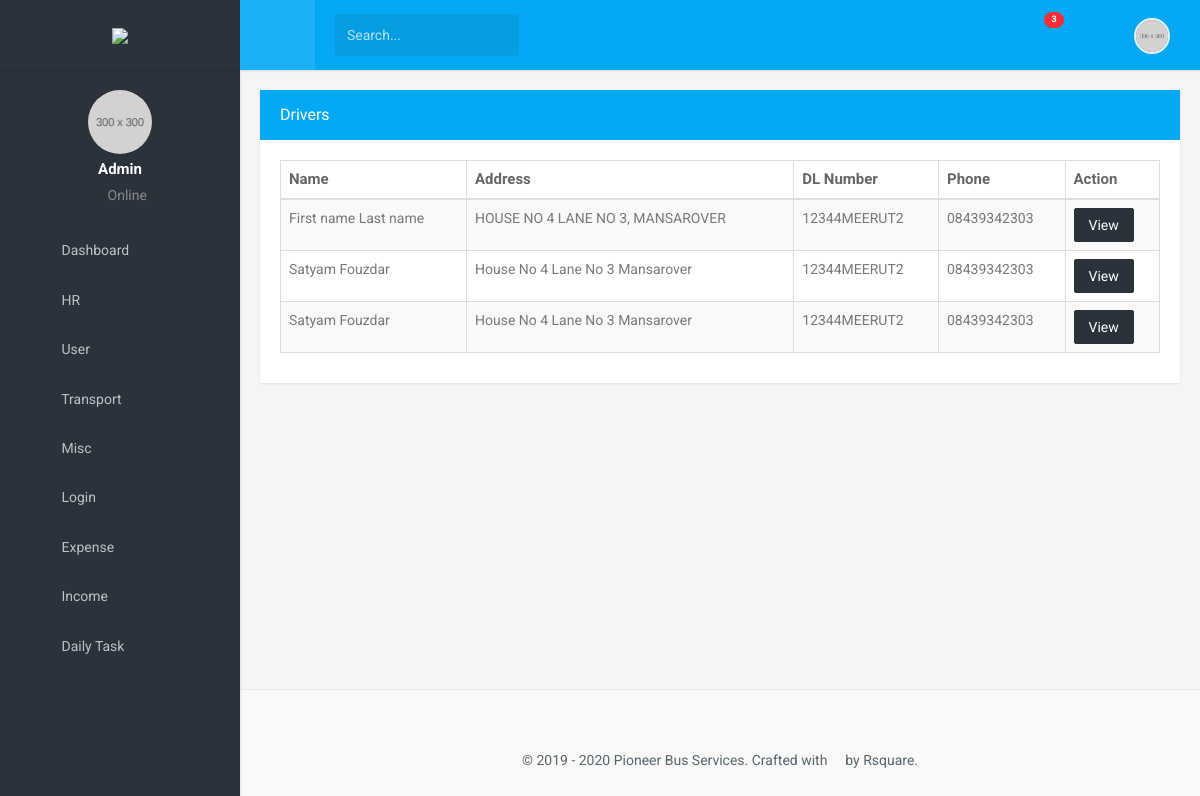
The app's page /drivers/ (signed in) with its own data.
### website/models.py (models this page shows, shortened)
class Driver(models.Model):
    user = models.OneToOneField(PBSUser, on_delete=models.CASCADE, blank=True, null=True)
    first_name = models.CharField(max_length=55)
    last_name = models.CharField(max_length=55)
    dl_no = models.CharField(max_length=20)
    dl_image = models.ImageField(upload_to='driving-licence/', blank=True)
    valid_upto = models.DateField()
    address = models.CharField(max_length=120)
    document = models.CharField(max_length=30)
    document_no = models.CharField(max_length=12)
    document_upload = models.ImageField(upload_to="documents", blank=True)
    blood_group = models.CharField(max_length=3, null=True)
    phone_regex = RegexValidator(regex=r'^\+?1?\d{9,15}$',
                                 message="Phone number must be entered in the format: '+999999999'. Up to 15 digits allowed.")
    phone_number = models.CharField(validators=[phone_regex], max_length=17)  # validators should be a list
    alternate_phone_number = models.CharField(validators=[phone_regex], max_length=17, blank=True)

### website/views.py (the view)
# urls.py: path('drivers/', views.viewdriver, name='viewdrivers'),
@login_required
def viewdriver(request):
    try:
        drivers = Driver.objects.all()
    except Driver.DoesNotExists:
        raise Http404("No Driver Model Exists")
    return render(request, 'drivers.html', {'drivers': drivers})

### templates/drivers.html
{% extends 'dashboardlayout.html' %}
{% load static %}
{% load bootstrap3 %}
{% block content %}
     <div class="row">
                            <div class="col-md-12">
                                <div class="panel panel-primary">
                                    <div class="panel-heading">
                                        <div class="row">
                                            <div class="col-md-10">
                                                <h3 class="panel-title">Drivers</h3>
                                            </div>
                                            <div class="col-md-2">
                                                <a class="headerlinks" href="{% url 'adddriver' %}" style="color:white;"><span class="mdi mdi-plus-circle-outline " style="font-size: 30px;float: right"></span></a>
                                            </div>
                                        </div>
                                    </div>
                                    <div class="panel-body">
                                        <table id="datatable-responsive" class="table table-striped table-bordered dt-responsive nowrap" cellspacing="0" width="100%">
                                            <thead>
                                                <tr>
                                                    <th>Name</th>
                                                    <th>Address</th>
                                                    <th>DL Number</th>
                                                    <th>Phone</th>
                                                    <th>Action</th>
                                                </tr>
                                            </thead>
                                            <tbody>
                                            {% for foo in drivers %}
                                                <tr>
                                                    <td>{{foo.first_name}} {{ foo.last_name }}</td>
                                                    <td>{{foo.address}}</td>
                                                    <td>{{ foo.dl_no }}</td>
                                                    <td> {{foo.phone_number}}</td>
                                                <td>
                                                     <a href="{% url 'single-driver' foo.id%}">
                                                     <button class="btn btn-dark small" type="button">View</button>
                                                          </a>
                                                 </td>
                                                </tr>
                                            {% endfor %}
                                            </tbody>
                                        </table>
                                    </div>
                                </div>
                            </div>
                        </div>
                {% endblock %}

### static/assets/css/style.css (style rules this page uses)
body { background: #f5f5f5; font-family: 'Roboto', sans-serif; margin: 0; }
html { overflow-x: hidden; position: relative; min-height: 100%; background: #f5f5f5; }
h1, h2, h3, h4, h5, h6 { color: #2a323c; font-family: 'Prompt', sans-serif; margin: 10px 0; }
h3 { line-height: 30px; }
* { outline: none !important; }
.row { margin-right: -10px; margin-left: -10px; }
.col-lg-1, .col-lg-10, .col-lg-11, .col-lg-12, .col-lg-2, .col-lg-3, .col-lg-4, .col-lg-5, .col-lg-6, .col-lg-7, .col-lg-8, .col-lg-9, .col-md-1, .col-md-10, .col-md-11, .col-md-12, .col-md-2, .col-md-3, .col-md-4, .col-md-5, .col-md-6, .col-md-7, .col-md-8, .col-md-9, .col-sm-1, .col-sm-10, .col-sm-11, .col-sm-12, .col-sm-2, .col-sm-3, .col-sm-4, .col-sm-5, .col-sm-6, .col-sm-7, .col-sm-8, .col-sm-9, .col-xs-1, .col-xs-10, .col-xs-11, .col-xs-12, .col-xs-2, .col-xs-3, .col-xs-4, .col-xs-5, .col-xs-6, .col-xs-7, .col-xs-8, .col-xs-9 { padding-left: 10px; padding-right: 10px; }
.btn { border-radius: 2px; padding: 6px 14px; }
.btn-dark { background-color: #2a323c !important; border: 1px solid #2a323c !important; color: #ffffff; }
.panel { -moz-box-shadow: 0px 1px 2px 0px rgba(0, 0, 0, 0.1); -webkit-box-shadow: 0px 1px 2px 0px rgba(0, 0, 0, 0.1); border-radius: 0px; border: none; box-shadow: 0px 1px 2px 0px rgba(0, 0, 0, 0.1); margin-bottom: 20px; }
.panel .panel-body { padding: 20px; }
.panel-heading { border-radius: 0; border: none !important; padding: 10px 20px; }
.panel-title { margin-bottom: 0; margin-top: 0; font-family: 'Prompt', sans-serif; }
.panel-primary > .panel-heading { background-color: #03a9f4; }
.table { margin-bottom: 10px; }
tbody { color: #797979; }
th { color: #666666; font-size: 15px; }

### records on screen
Driver: first_name "First name", last_name "Last name", address "HOUSE NO 4 LANE NO 3, MANSAROVER", dl_no "12344MEERUT2", phone_number "08439342303"
Driver: first_name "Satyam", last_name "Fouzdar", address "House No 4 Lane No 3 Mansarover", dl_no "12344MEERUT2", phone_number "08439342303"
Driver: first_name "Satyam", last_name "Fouzdar", address "House No 4 Lane No 3 Mansarover", dl_no "12344MEERUT2", phone_number "08439342303"
